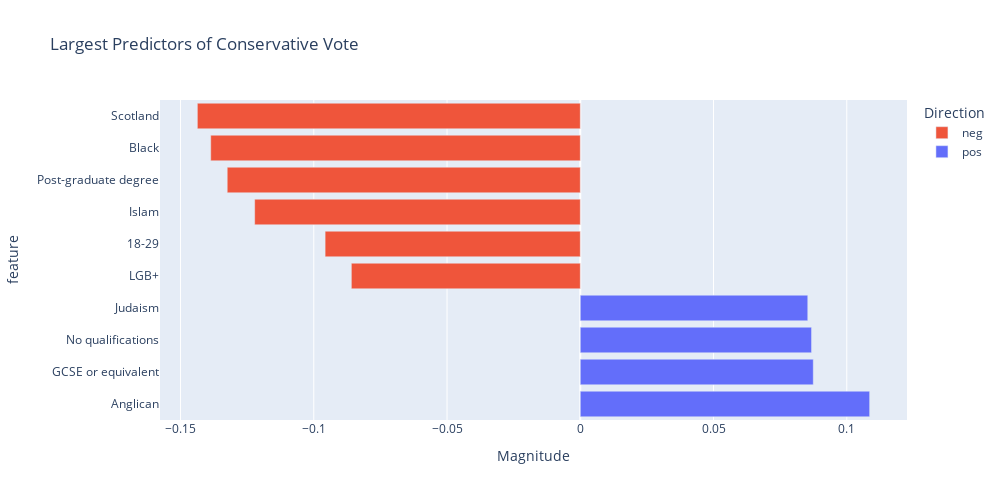

The cell this chart's notebook holds for it:
### Code cell
fig = px.bar(con_top_df, x="coef", y="feature",color="dir", title="Largest Predictors of Conservative Vote", color_discrete_map=color_discrete_map,
            labels=dict(coef="Magnitude", dir="Direction"))
fig.update_layout(yaxis = {"categoryorder":"total descending"},
                 width=1000, 
                 height=500)

### Figure 1 — Plotly figure (JSON) as saved in the notebook; plotly's stock layout.template omitted (floating-point values rounded to 4 significant figures)
{"data": [{"alignmentgroup": "True", "hovertemplate": "Direction=neg<br>Magnitude=%{x}<br>feature=%{y}<extra></extra>", "legendgroup": "neg", "marker": {"color": "#EF553B", "pattern": {"shape": ""}}, "name": "neg", "offsetgroup": "neg", "orientation": "h", "showlegend": true, "textposition": "auto", "type": "bar", "x": [-0.1437, -0.1387, -0.1325, -0.1222, -0.09575, -0.08591], "xaxis": "x", "y": ["Scotland", "Black", "Post-graduate degree", "Islam", "18-29", "LGB+"], "yaxis": "y"}, {"alignmentgroup": "True", "hovertemplate": "Direction=pos<br>Magnitude=%{x}<br>feature=%{y}<extra></extra>", "legendgroup": "pos", "marker": {"color": "#636EFA", "pattern": {"shape": ""}}, "name": "pos", "offsetgroup": "pos", "orientation": "h", "showlegend": true, "textposition": "auto", "type": "bar", "x": [0.1086, 0.08742, 0.08678, 0.08536], "xaxis": "x", "y": ["Anglican", "GCSE or equivalent", "No qualifications", "Judaism"], "yaxis": "y"}], "layout": {"barmode": "relative", "height": 500, "legend": {"title": {"text": "Direction"}, "tracegroupgap": 0}, "title": {"text": "Largest Predictors of Conservative Vote"}, "width": 1000, "xaxis": {"anchor": "y", "autorange": true, "domain": [0, 1], "range": [-0.1577, 0.1226], "title": {"text": "Magnitude"}, "type": "linear"}, "yaxis": {"anchor": "x", "autorange": true, "categoryorder": "total descending", "domain": [0, 1], "range": [-0.5, 9.5], "title": {"text": "feature"}, "type": "category"}}}
